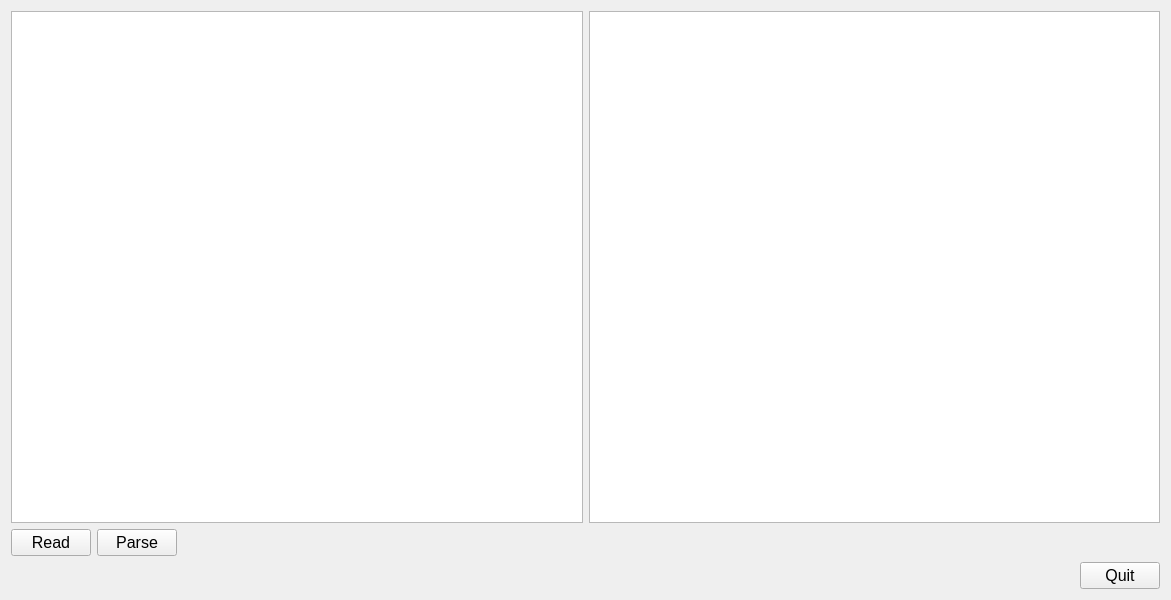
<?xml version="1.0" encoding="UTF-8"?>
<ui version="4.0">
 <class>ParserClass</class>
 <widget class="QMainWindow" name="ParserClass">
  <property name="geometry">
   <rect>
    <x>0</x>
    <y>0</y>
    <width>1171</width>
    <height>600</height>
   </rect>
  </property>
  <property name="windowTitle">
   <string>Parser</string>
  </property>
  <widget class="QWidget" name="centralWidget">
   <layout class="QVBoxLayout" name="verticalLayout">
    <item>
     <layout class="QHBoxLayout" name="horizontalLayout_3">
      <item>
       <layout class="QHBoxLayout" name="horizontalLayout">
        <item>
         <widget class="QPlainTextEdit" name="codeTextEdit">
          <property name="tabStopDistance">
           <double>40.000000000000000</double>
          </property>
         </widget>
        </item>
       </layout>
      </item>
      <item>
       <widget class="QTextEdit" name="resultTextEdit">
        <property name="readOnly">
         <bool>true</bool>
        </property>
        <property name="tabStopDistance">
         <double>40.000000000000000</double>
        </property>
       </widget>
      </item>
     </layout>
    </item>
    <item>
     <layout class="QHBoxLayout" name="horizontalLayout_2">
      <item>
       <widget class="QPushButton" name="readBtn">
        <property name="font">
         <font>
          <pointsize>12</pointsize>
         </font>
        </property>
        <property name="text">
         <string>Read</string>
        </property>
       </widget>
      </item>
      <item>
       <widget class="QPushButton" name="parseBtn">
        <property name="font">
         <font>
          <pointsize>12</pointsize>
         </font>
        </property>
        <property name="text">
         <string>Parse</string>
        </property>
       </widget>
      </item>
      <item>
       <spacer name="horizontalSpacer">
        <property name="orientation">
         <enum>Qt::Horizontal</enum>
        </property>
        <property name="sizeHint" stdset="0">
         <size>
          <width>40</width>
          <height>20</height>
         </size>
        </property>
       </spacer>
      </item>
     </layout>
    </item>
    <item>
     <layout class="QHBoxLayout" name="horizontalLayout_4">
      <item>
       <spacer name="horizontalSpacer_2">
        <property name="orientation">
         <enum>Qt::Horizontal</enum>
        </property>
        <property name="sizeHint" stdset="0">
         <size>
          <width>40</width>
          <height>20</height>
         </size>
        </property>
       </spacer>
      </item>
      <item>
       <widget class="QPushButton" name="quitBtn">
        <property name="font">
         <font>
          <pointsize>12</pointsize>
         </font>
        </property>
        <property name="text">
         <string>Quit</string>
        </property>
       </widget>
      </item>
     </layout>
    </item>
   </layout>
  </widget>
 </widget>
 <layoutdefault spacing="6" margin="11"/>
 <resources>
  <include location="parser.qrc"/>
 </resources>
 <connections/>
</ui>
